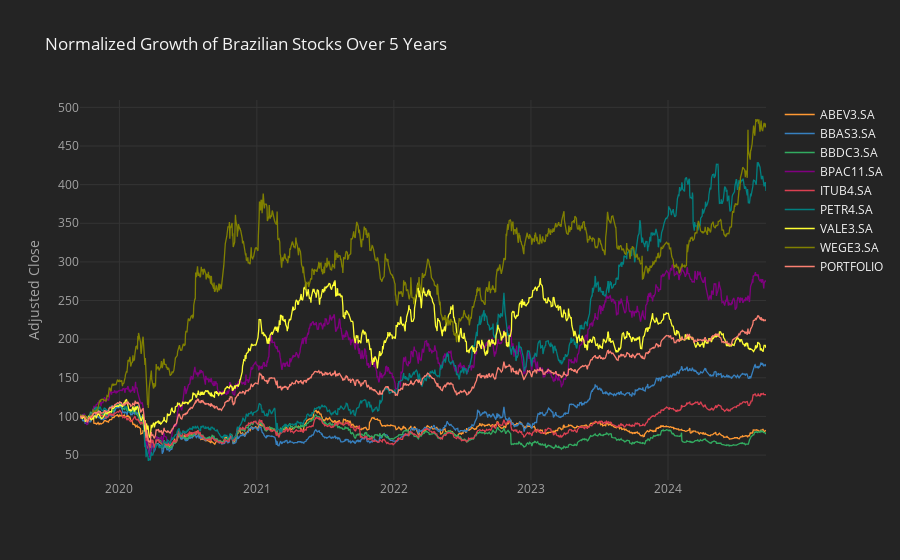
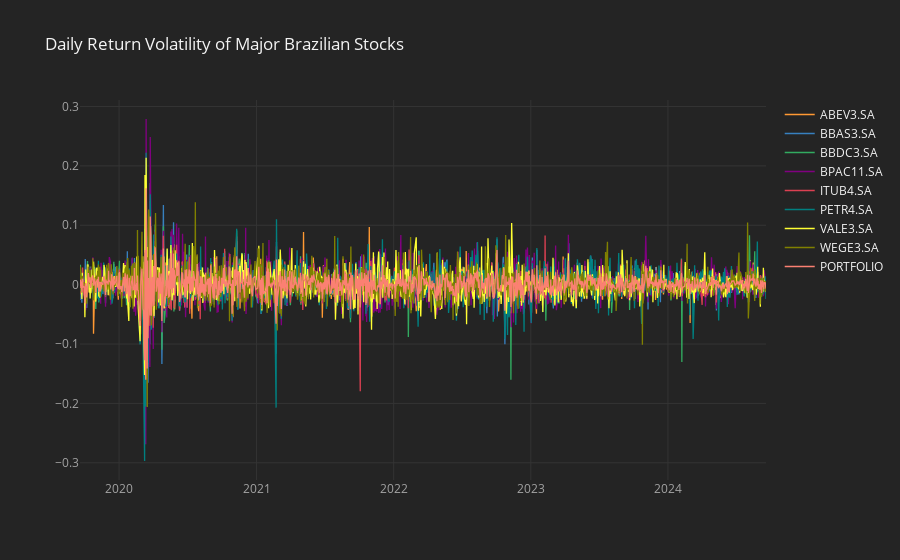
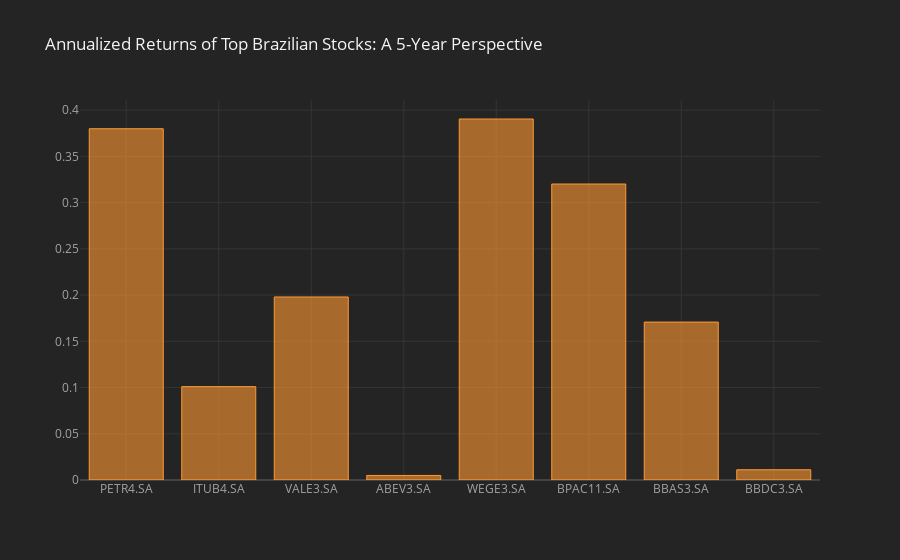

Here is the notebook cell these charts were saved with, in order:
### Code cell
import numpy as np
import pandas as pd
import yfinance as yf
import matplotlib.pyplot as plt
import plotly.express as px
import cufflinks as cf
import warnings

#using Cufflinks because I really like the interactive charts, but unfortunately, we cant export them to excel or powerpoint :(
#maybe 8 companies are too many, but you can change this if you'd like to
warnings.filterwarnings('ignore')
cf.go_offline()

#define the tickers and download the adjusted close prices
tickers = ['PETR4.SA', 'ITUB4.SA', 'VALE3.SA', 'ABEV3.SA', 'WEGE3.SA', 'BPAC11.SA', 'BBAS3.SA', 'BBDC3.SA']
data = yf.download(tickers, period='5y')['Adj Close']

#normalizing the data
df_normalized = (data / data.iloc[0]) * 100

#calculate the portfolio value
weights = np.array([1/len(tickers)] * len(tickers))
portfolio_values = (df_normalized * weights).sum(axis=1)

#add portfolio values to the DataFrame for plotting
df_normalized['PORTFOLIO'] = portfolio_values

#plot the normalized growth graph with the portfolio consolidated line
df_normalized.iplot(kind='scatter',
                    yTitle='Adjusted Close',
                    title='Normalized Growth of Brazilian Stocks Over 5 Years',
                    theme='henanigans'
                    )

#calculate daily returns
daily_returns = data.pct_change().dropna()
portfolio_daily_returns = (daily_returns * weights).sum(axis=1)

#add portfolio daily returns to the DataFrame for plotting
daily_returns['PORTFOLIO'] = portfolio_daily_returns

#plot the daily returns graph with the portfolio consolidated line
daily_returns.iplot(title='Daily Return Volatility of Major Brazilian Stocks',
                    theme='henanigans'
                    )

#annual returns
annual_returns = daily_returns[tickers].mean() * 252
annual_returns.iplot(kind='bar',
                     barmode='stack',
                     title='Annualized Returns of Top Brazilian Stocks: A 5-Year Perspective',
                     theme='henanigans',
                     bargap=0.
                     )

#covariance matrix
cov_daily = daily_returns[tickers].cov()
cov_annual = cov_daily * 252

#calculate the portfolio return and volatility with equal weights
portfolio_return = np.dot(weights, annual_returns)
portfolio_std_dev = np.sqrt(np.dot(weights.T, np.dot(cov_annual, weights)))

#calculate the sharpe ratio
risk_free_rate = 0.0417
sharpe_ratio = (portfolio_return - risk_free_rate) / portfolio_std_dev

print(f"Portfolio Return: {portfolio_return * 100:.2f}%")
print(f"Portfolio Standard Deviation: {portfolio_std_dev * 100:.2f}%")
print(f"Sharpe Ratio: {sharpe_ratio:.2f}")

#empty lists for random portfolios
portfolio_return = []
weights_list = []
portfolio_volatility = []
sharpe_ratio = []

num_tickers = len(tickers)
num_portfolios = 50000

np.random.seed(101)

for each_portfolio in range(num_portfolios):
    #andom weights to each stock in the portfolio
    weight = np.random.random(num_tickers)
    weight /= np.sum(weight)
    #calculate the portfolio return
    returns = np.dot(weight, annual_returns)
    #calculate the portfolio volatility
    volatility = np.sqrt(np.dot(weight.T, np.dot(cov_annual, weight)))
    #calculate the SR
    sharpe = (returns - risk_free_rate) / volatility
    #append each portfolio to the previously created lists
    sharpe_ratio.append(sharpe)
    portfolio_return.append(returns)
    portfolio_volatility.append(volatility)
    weights_list.append(weight)

portfolio = {
    'Return': portfolio_return,
    'Volatility': portfolio_volatility,
    'Sharpe Ratio': sharpe_ratio
}

for count, ticker in enumerate(tickers):
    portfolio[ticker + ' Weight'] = [weight[count] for weight in weights_list]

#transform the dictionary into a df
df_portfolios = pd.DataFrame(portfolio)

#name the columns of the new df
columns = ['Return', 'Volatility', 'Sharpe Ratio'] + [ticker + ' Weight' for ticker in tickers]
df_portfolios = df_portfolios[columns]

#identify the portfolio with the maximum SR and volatility
max_sharpe_port = df_portfolios.loc[df_portfolios['Sharpe Ratio'].idxmax()]
min_vol_port = df_portfolios.loc[df_portfolios['Volatility'].idxmin()]

print("Portfolio with the maximum Sharpe ratio:")
print(max_sharpe_port)

print("\nPortfolio with the minimum volatility:")
print(min_vol_port)

#plot the efficient frontier
plt.style.use('grayscale')
df_portfolios.plot.scatter(x='Volatility',
                           y='Return',
                           c='Sharpe Ratio',
                           cmap='RdYlGn',
                           edgecolors='black',
                           figsize=(10, 8),
                           grid=True
                           )
plt.scatter(max_sharpe_port['Volatility'],
            max_sharpe_port['Return'],
            color='red',
            marker='.',
            s=200
            )
plt.scatter(min_vol_port['Volatility'],
            min_vol_port['Return'],
            color='blue',
            marker='.',
            s=200
            )
plt.xlabel('Volatility')
plt.ylabel('Expected Return')
plt.title('Efficient Frontier Analysis: Optimal Portfolio Allocation for Top Brazilian Companies')
plt.show()

### Figure 1 — Plotly figure (JSON) as saved in the notebook; plotly's stock layout.template omitted (floating-point values rounded to 4 significant figures; data arrays with more than 128 entries replaced by an {"elided": "..."} marker saying what was removed)
{"data": [{"line": {"color": "rgba(255, 153, 51, 1.0)", "dash": "solid", "shape": "linear", "width": 1.3}, "mode": "lines", "name": "ABEV3.SA", "text": "", "type": "scatter", "x": {"elided": "1245 str values"}, "y": {"elided": "1245 float values"}}, {"line": {"color": "rgba(55, 128, 191, 1.0)", "dash": "solid", "shape": "linear", "width": 1.3}, "mode": "lines", "name": "BBAS3.SA", "text": "", "type": "scatter", "x": {"elided": "1245 str values"}, "y": {"elided": "1245 float values"}}, {"line": {"color": "rgba(50, 171, 96, 1.0)", "dash": "solid", "shape": "linear", "width": 1.3}, "mode": "lines", "name": "BBDC3.SA", "text": "", "type": "scatter", "x": {"elided": "1245 str values"}, "y": {"elided": "1245 float values"}}, {"line": {"color": "rgba(128, 0, 128, 1.0)", "dash": "solid", "shape": "linear", "width": 1.3}, "mode": "lines", "name": "BPAC11.SA", "text": "", "type": "scatter", "x": {"elided": "1245 str values"}, "y": {"elided": "1245 float values"}}, {"line": {"color": "rgba(219, 64, 82, 1.0)", "dash": "solid", "shape": "linear", "width": 1.3}, "mode": "lines", "name": "ITUB4.SA", "text": "", "type": "scatter", "x": {"elided": "1245 str values"}, "y": {"elided": "1245 float values"}}, {"line": {"color": "rgba(0, 128, 128, 1.0)", "dash": "solid", "shape": "linear", "width": 1.3}, "mode": "lines", "name": "PETR4.SA", "text": "", "type": "scatter", "x": {"elided": "1245 str values"}, "y": {"elided": "1245 float values"}}, {"line": {"color": "rgba(255, 255, 51, 1.0)", "dash": "solid", "shape": "linear", "width": 1.3}, "mode": "lines", "name": "VALE3.SA", "text": "", "type": "scatter", "x": {"elided": "1245 str values"}, "y": {"elided": "1245 float values"}}, {"line": {"color": "rgba(128, 128, 0, 1.0)", "dash": "solid", "shape": "linear", "width": 1.3}, "mode": "lines", "name": "WEGE3.SA", "text": "", "type": "scatter", "x": {"elided": "1245 str values"}, "y": {"elided": "1245 float values"}}, {"line": {"color": "rgba(251, 128, 114, 1.0)", "dash": "solid", "shape": "linear", "width": 1.3}, "mode": "lines", "name": "PORTFOLIO", "text": "", "type": "scatter", "x": {"elided": "1245 str values"}, "y": {"elided": "1245 float values"}}], "layout": {"legend": {"bgcolor": "#242424", "font": {"color": "#F4F4F4"}}, "paper_bgcolor": "#242424", "plot_bgcolor": "#242424", "title": {"font": {"color": "#F4F4F4"}, "text": "Normalized Growth of Brazilian Stocks Over 5 Years"}, "xaxis": {"gridcolor": "#343434", "showgrid": true, "tickfont": {"color": "#A4A4A4"}, "title": {"font": {"color": "#A4A4A4"}, "text": ""}, "zerolinecolor": "#444444"}, "yaxis": {"gridcolor": "#343434", "showgrid": true, "tickfont": {"color": "#A4A4A4"}, "title": {"font": {"color": "#A4A4A4"}, "text": "Adjusted Close"}, "zerolinecolor": "#444444"}}}

### Figure 2 — Plotly figure (JSON) as saved in the notebook; plotly's stock layout.template omitted (floating-point values rounded to 4 significant figures; data arrays with more than 128 entries replaced by an {"elided": "..."} marker saying what was removed)
{"data": [{"line": {"color": "rgba(255, 153, 51, 1.0)", "dash": "solid", "shape": "linear", "width": 1.3}, "mode": "lines", "name": "ABEV3.SA", "text": "", "type": "scatter", "x": {"elided": "1244 str values"}, "y": {"elided": "1244 float values"}}, {"line": {"color": "rgba(55, 128, 191, 1.0)", "dash": "solid", "shape": "linear", "width": 1.3}, "mode": "lines", "name": "BBAS3.SA", "text": "", "type": "scatter", "x": {"elided": "1244 str values"}, "y": {"elided": "1244 float values"}}, {"line": {"color": "rgba(50, 171, 96, 1.0)", "dash": "solid", "shape": "linear", "width": 1.3}, "mode": "lines", "name": "BBDC3.SA", "text": "", "type": "scatter", "x": {"elided": "1244 str values"}, "y": {"elided": "1244 float values"}}, {"line": {"color": "rgba(128, 0, 128, 1.0)", "dash": "solid", "shape": "linear", "width": 1.3}, "mode": "lines", "name": "BPAC11.SA", "text": "", "type": "scatter", "x": {"elided": "1244 str values"}, "y": {"elided": "1244 float values"}}, {"line": {"color": "rgba(219, 64, 82, 1.0)", "dash": "solid", "shape": "linear", "width": 1.3}, "mode": "lines", "name": "ITUB4.SA", "text": "", "type": "scatter", "x": {"elided": "1244 str values"}, "y": {"elided": "1244 float values"}}, {"line": {"color": "rgba(0, 128, 128, 1.0)", "dash": "solid", "shape": "linear", "width": 1.3}, "mode": "lines", "name": "PETR4.SA", "text": "", "type": "scatter", "x": {"elided": "1244 str values"}, "y": {"elided": "1244 float values"}}, {"line": {"color": "rgba(255, 255, 51, 1.0)", "dash": "solid", "shape": "linear", "width": 1.3}, "mode": "lines", "name": "VALE3.SA", "text": "", "type": "scatter", "x": {"elided": "1244 str values"}, "y": {"elided": "1244 float values"}}, {"line": {"color": "rgba(128, 128, 0, 1.0)", "dash": "solid", "shape": "linear", "width": 1.3}, "mode": "lines", "name": "WEGE3.SA", "text": "", "type": "scatter", "x": {"elided": "1244 str values"}, "y": {"elided": "1244 float values"}}, {"line": {"color": "rgba(251, 128, 114, 1.0)", "dash": "solid", "shape": "linear", "width": 1.3}, "mode": "lines", "name": "PORTFOLIO", "text": "", "type": "scatter", "x": {"elided": "1244 str values"}, "y": {"elided": "1244 float values"}}], "layout": {"legend": {"bgcolor": "#242424", "font": {"color": "#F4F4F4"}}, "paper_bgcolor": "#242424", "plot_bgcolor": "#242424", "title": {"font": {"color": "#F4F4F4"}, "text": "Daily Return Volatility of Major Brazilian Stocks"}, "xaxis": {"gridcolor": "#343434", "showgrid": true, "tickfont": {"color": "#A4A4A4"}, "title": {"font": {"color": "#A4A4A4"}, "text": ""}, "zerolinecolor": "#444444"}, "yaxis": {"gridcolor": "#343434", "showgrid": true, "tickfont": {"color": "#A4A4A4"}, "title": {"font": {"color": "#A4A4A4"}, "text": ""}, "zerolinecolor": "#444444"}}}

### Figure 3 — Plotly figure (JSON) as saved in the notebook; plotly's stock layout.template omitted (floating-point values rounded to 4 significant figures)
{"data": [{"marker": {"color": "rgba(255, 153, 51, 0.6)", "line": {"color": "rgba(255, 153, 51, 1.0)", "width": 1}}, "name": "None", "orientation": "v", "text": "", "type": "bar", "x": ["PETR4.SA", "ITUB4.SA", "VALE3.SA", "ABEV3.SA", "WEGE3.SA", "BPAC11.SA", "BBAS3.SA", "BBDC3.SA"], "y": [0.3799, 0.101, 0.198, 0.004912, 0.3904, 0.3201, 0.1708, 0.01107]}], "layout": {"barmode": "stack", "legend": {"bgcolor": "#242424", "font": {"color": "#F4F4F4"}, "traceorder": "normal"}, "paper_bgcolor": "#242424", "plot_bgcolor": "#242424", "title": {"font": {"color": "#F4F4F4"}, "text": "Annualized Returns of Top Brazilian Stocks: A 5-Year Perspective"}, "xaxis": {"gridcolor": "#343434", "showgrid": true, "tickfont": {"color": "#A4A4A4"}, "title": {"font": {"color": "#A4A4A4"}, "text": ""}, "zerolinecolor": "#444444"}, "yaxis": {"gridcolor": "#343434", "showgrid": true, "tickfont": {"color": "#A4A4A4"}, "title": {"font": {"color": "#A4A4A4"}, "text": ""}, "zerolinecolor": "#444444"}}}
